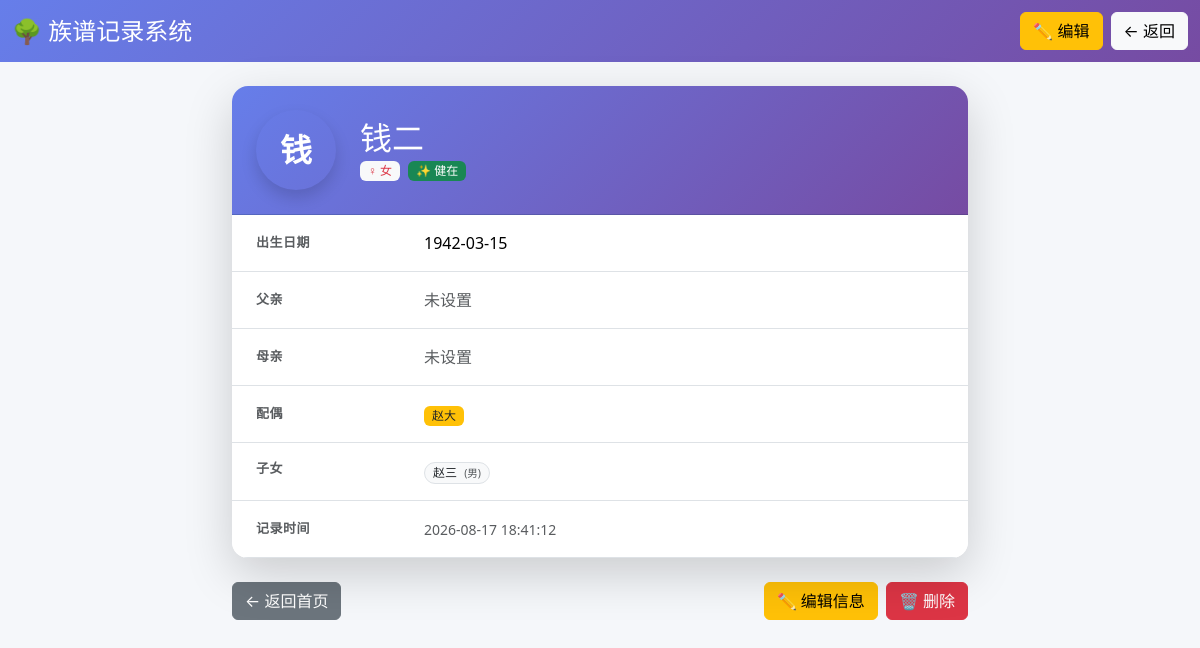
/member/view/2, run on the app's committed database.
### tables this page shows
CREATE TABLE members (
            id INTEGER PRIMARY KEY AUTOINCREMENT,
            name TEXT NOT NULL,                       -- 姓名
            gender TEXT DEFAULT '未知',               -- 性别：男/女/未知
            birth_date TEXT,                          -- 出生日期
            death_date TEXT,                          -- 去世日期（健在则留空）
            is_alive INTEGER DEFAULT 1,               -- 是否健在：1健在/0已故
            father_id INTEGER,                        -- 父亲ID
            mother_id INTEGER,                        -- 母亲ID
            spouse_id INTEGER,                        -- 配偶ID
            note TEXT,                                -- 备注（生平、职业等）
            created_at TEXT,                          -- 创建时间
            FOREIGN KEY (father_id) REFERENCES members(id),
            FOREIGN KEY (mother_id) REFERENCES members(id),
            FOREIGN KEY (spouse_id) REFERENCES members(id)
        );

### app.py (the view)
@app.route("/member/view/<int:member_id>")
def view_member(member_id):
    member = get_member(member_id)
    if member is None:
        flash("成员不存在", "error")
        return redirect(url_for("index"))
    member = format_member(member)
    db = get_db()
    father = (
        format_member(
            db.execute(
                "SELECT * FROM members WHERE id = ?", (member["father_id"],)
            ).fetchone()
        )
        if member["father_id"]
        else None
    )
    mother = (
        format_member(
            db.execute(
                "SELECT * FROM members WHERE id = ?", (member["mother_id"],)
            ).fetchone()
        )
        if member["mother_id"]
        else None
    )
    spouse = (
        format_member(
            db.execute(
                "SELECT * FROM members WHERE id = ?", (member["spouse_id"],)
            ).fetchone()
        )
        if member["spouse_id"]
        else None
    )
    children = [format_member(c) for c in get_children(member_id)]
    return render_template(
        "member_detail.html",
        member=member,
        father=father,
        mother=mother,
        spouse=spouse,
        children=children,
    )

### app.py (called while the page is built)
def get_db():
    if "db" not in g:
        g.db = sqlite3.connect(DB_PATH)
        g.db.row_factory = sqlite3.Row  # 让查询结果支持通过列名访问
        g.db.execute(
            """
            CREATE TABLE IF NOT EXISTS members (
                id INTEGER PRIMARY KEY AUTOINCREMENT,
                name TEXT NOT NULL,
                gender TEXT DEFAULT '未知',
                birth_date TEXT,
                death_date TEXT,
                is_alive INTEGER DEFAULT 1,
                father_id INTEGER,
                mother_id INTEGER,
                spouse_id INTEGER,
                note TEXT,
                created_at TEXT,
                FOREIGN KEY (father_id) REFERENCES members(id),
                FOREIGN KEY (mother_id) REFERENCES members(id),
                FOREIGN KEY (spouse_id) REFERENCES members(id)
            )
        """
        )
        g.db.commit()
    return g.db

def get_member(member_id):
    db = get_db()
    return db.execute("SELECT * FROM members WHERE id = ?", (member_id,)).fetchone()

def get_children(member_id):
    db = get_db()
    return db.execute(
        "SELECT * FROM members WHERE father_id = ? OR mother_id = ? ORDER BY birth_date",
        (member_id, member_id),
    ).fetchall()

def format_member(row):
    if row is None:
        return None
    return {
        "id": row["id"],
        "name": row["name"],
        "gender": row["gender"],
        "birth_date": row["birth_date"] or "",
        "death_date": row["death_date"] or "",
        "is_alive": row["is_alive"],
        "father_id": row["father_id"],
        "mother_id": row["mother_id"],
        "spouse_id": row["spouse_id"],
        "note": row["note"] or "",
        "created_at": row["created_at"] or "",
    }

### templates/member_detail.html (shortened to what this page needs)
<!DOCTYPE html>
<html lang="zh-CN">
<head>
    <link href="https://cdn.jsdelivr.net/npm/bootstrap@5.3.2/dist/css/bootstrap.min.css" rel="stylesheet">
    <link rel="stylesheet" href="{{ url_for('static', filename='style.css') }}">
</head>
<body>
    <nav class="navbar navbar-expand-lg navbar-dark bg-gradient-primary">
        <div class="container-fluid">
            <a class="navbar-brand fs-4" href="{{ url_for('index') }}">
                🌳 族谱记录系统
            </a>
            <div class="ms-auto d-flex gap-2">
                <a href="{{ url_for('edit_member', member_id=member.id) }}" class="btn btn-warning">✏️ 编辑</a>
                <a href="{{ url_for('index') }}" class="btn btn-light">← 返回</a>
            </div>
        </div>
    </nav>
    <main class="container py-4">
        <div class="row justify-content-center">
            <div class="col-lg-8">
                <div class="card shadow-lg border-0 rounded-4 overflow-hidden">
                    <div class="card-header bg-gradient-primary text-white p-4">
                        <div class="d-flex align-items-center gap-4">
                            <div class="rounded-circle d-flex align-items-center justify-content-center text-white fw-bold shadow"
                                 style="width: 80px; height: 80px; font-size: 32px;
                                        background: linear-gradient(135deg, {{ '#3b82f6' if member.gender == '男' else '#ec4899' if member.gender == '女' else '#94a3b8' }});">
                                {{ member.name[:1] }}
                            </div>
                            <div>
                                <h2 class="mb-1">{{ member.name }}</h2>
                                <div class="d-flex gap-2 align-items-center">
                                    {% if member.gender == '男' %}
                                        <span class="badge bg-light text-primary">♂ 男</span>
                                    {% elif member.gender == '女' %}
                                        <span class="badge bg-light text-danger">♀ 女</span>
                                    {% else %}
                                        <span class="badge bg-light text-secondary">{{ member.gender }}</span>
                                    {% endif %}
                                    {% if member.is_alive %}
                                        <span class="badge bg-success">✨ 健在</span>
                                    {% else %}
                                        <span class="badge bg-secondary">🕊️ 已故</span>
                                    {% endif %}
                                </div>
                            </div>
                        </div>
                    </div>
                    <div class="card-body p-0">
                        <table class="table table-hover align-middle mb-0">
                            <tbody>
                                <tr>
                                    <th class="ps-4 py-3 text-muted w-25">出生日期</th>
                                    <td class="py-3">{{ member.birth_date or '—' }}</td>
                                </tr>
                                <tr>
                                    <th class="ps-4 py-3 text-muted">父亲</th>
                                    <td class="py-3">
                                        {% if father %}
                                            <a href="{{ url_for('view_member', member_id=father.id) }}" class="text-decoration-none">
                                                <span class="badge bg-primary">{{ father.name }}</span>
                                            </a>
                                        {% else %}
                                            <span class="text-muted">未设置</span>
                                        {% endif %}
                                    </td>
                                </tr>
                                <tr>
                                    <th class="ps-4 py-3 text-muted">母亲</th>
                                    <td class="py-3">
                                        {% if mother %}
                                            <a href="{{ url_for('view_member', member_id=mother.id) }}" class="text-decoration-none">
                                                <span class="badge bg-danger">{{ mother.name }}</span>
                                            </a>
                                        {% else %}
                                            <span class="text-muted">未设置</span>
                                        {% endif %}
                                    </td>
                                </tr>
                                <tr>
                                    <th class="ps-4 py-3 text-muted">配偶</th>
                                    <td class="py-3">
                                        {% if spouse %}
                                            <a href="{{ url_for('view_member', member_id=spouse.id) }}" class="text-decoration-none">
                                                <span class="badge bg-warning text-dark">{{ spouse.name }}</span>
                                            </a>
                                        {% else %}
                                            <span class="text-muted">未设置</span>
                                        {% endif %}
                                    </td>
                                </tr>
                                <tr>
                                    <th class="ps-4 py-3 text-muted align-top">子女</th>
                                    <td class="py-3">
                                        {% if children %}
                                            <div class="d-flex flex-wrap gap-2">
                                                {% for c in children %}
                                                    <a href="{{ url_for('view_member', member_id=c.id) }}" class="text-decoration-none">
                                                        <span class="badge rounded-pill bg-light text-dark border">
                                                            {{ c.name }}
                                                            <small class="text-muted ms-1">({{ c.gender }})</small>
                                                        </span>
                                                    </a>
                                                {% endfor %}
                                            </div>
                                        {% else %}
                                            <span class="text-muted">无</span>
                                        {% endif %}
                                    </td>
                                </tr>
                                <tr>
                                    <th class="ps-4 py-3 text-muted">记录时间</th>
                                    <td class="py-3 text-muted"><small>{{ member.created_at }}</small></td>
                                </tr>
                            </tbody>
                        </table>
                    </div>
                </div>
                <div class="d-flex justify-content-between mt-4">
                    <a href="{{ url_for('index') }}" class="btn btn-secondary">← 返回首页</a>
                    <div class="d-flex gap-2">
                        <a href="{{ url_for('edit_member', member_id=member.id) }}" class="btn btn-warning">✏️ 编辑信息</a>
                        <form action="{{ url_for('delete_member', member_id=member.id) }}" method="post"
                              onsubmit="return confirm('确定删除「{{ member.name }}」吗？此操作不可恢复。');">
                            <button type="submit" class="btn btn-danger">🗑️ 删除</button>
                        </form>
                    </div>
                </div>
            </div>
        </div>
    </main>
</body>
</html>

### static/style.css (style rules this page uses)
body { background-color: #f5f7fa; min-height: 100vh; display: flex; flex-direction: column; }
main { flex: 1; }
.bg-gradient-primary { background: linear-gradient(135deg, #667eea 0%, #764ba2 100%); }
.card { border: none; transition: box-shadow 0.3s ease; }
.table th { font-weight: 600; color: #374151; text-transform: uppercase; font-size: 13px; letter-spacing: 0.5px; }
.badge { font-weight: 500; padding: 4px 8px; font-size: 12px; }

### data on the page
members: name "钱", name "钱二", birth_date "1942-03-15", created_at "2026-08-17 18:41:12"
members: name "赵大"
members: name "赵三", gender "男"
